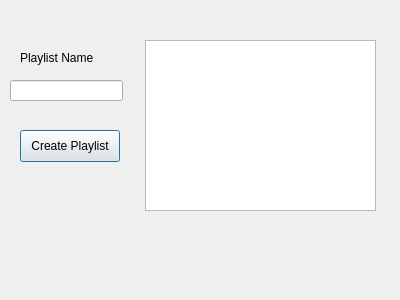
<?xml version="1.0" encoding="UTF-8"?>
<ui version="4.0">
 <class>PlaylistCreator</class>
 <widget class="QDialog" name="PlaylistCreator">
  <property name="geometry">
   <rect>
    <x>0</x>
    <y>0</y>
    <width>400</width>
    <height>300</height>
   </rect>
  </property>
  <property name="windowTitle">
   <string>Dialog</string>
  </property>
  <widget class="QPushButton" name="createPlaylistButton">
   <property name="geometry">
    <rect>
     <x>20</x>
     <y>130</y>
     <width>100</width>
     <height>32</height>
    </rect>
   </property>
   <property name="text">
    <string>Create Playlist</string>
   </property>
  </widget>
  <widget class="QLineEdit" name="lineEdit_name">
   <property name="geometry">
    <rect>
     <x>10</x>
     <y>80</y>
     <width>113</width>
     <height>21</height>
    </rect>
   </property>
  </widget>
  <widget class="QLabel" name="label">
   <property name="geometry">
    <rect>
     <x>20</x>
     <y>50</y>
     <width>91</width>
     <height>16</height>
    </rect>
   </property>
   <property name="text">
    <string>Playlist Name</string>
   </property>
  </widget>
  <widget class="QListWidget" name="listWidget_songs">
   <property name="geometry">
    <rect>
     <x>145</x>
     <y>40</y>
     <width>231</width>
     <height>171</height>
    </rect>
   </property>
  </widget>
 </widget>
 <resources/>
 <connections/>
</ui>
